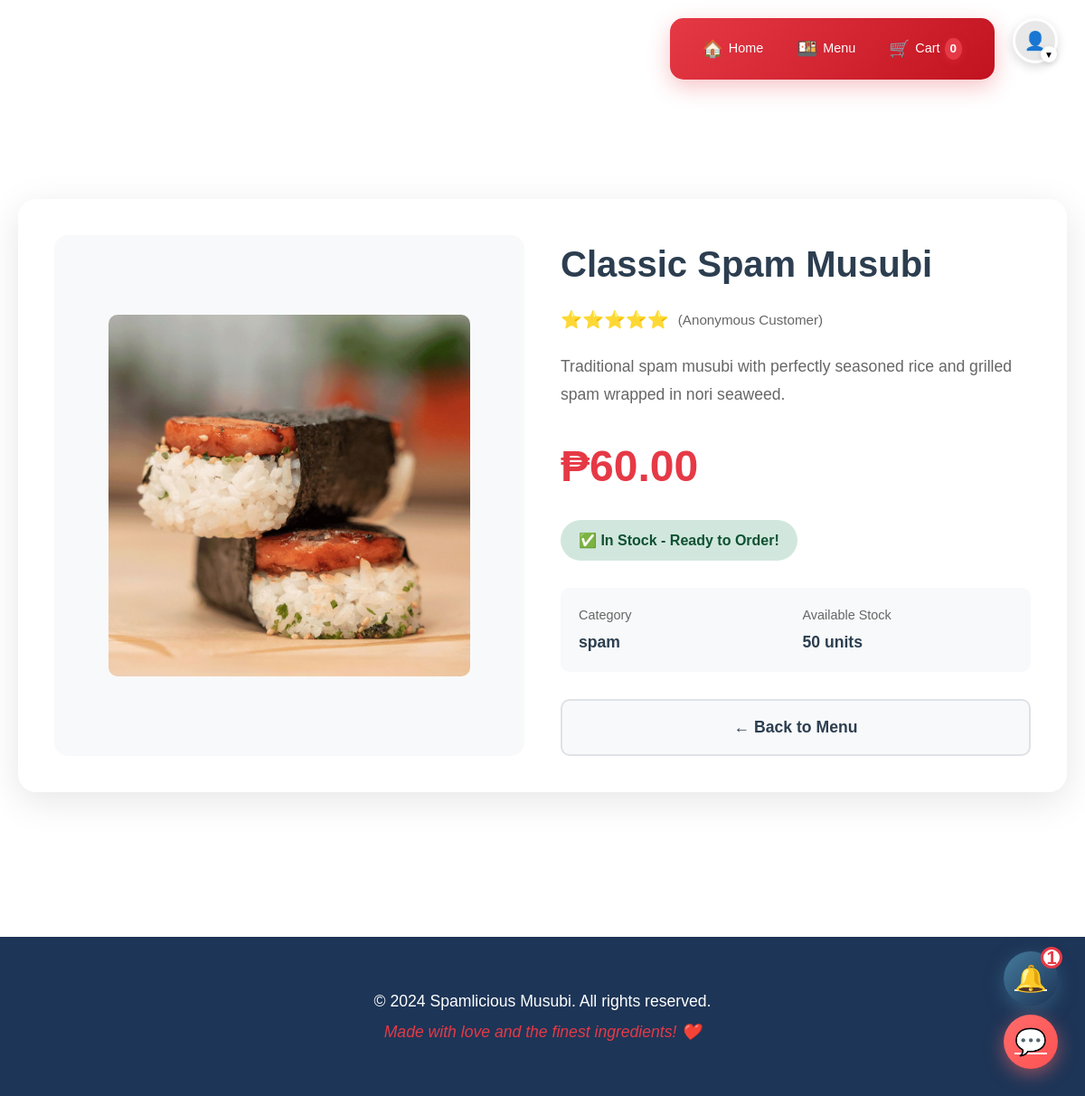
/product/1/ (signed in), run on the app's committed database.
### musubiapp/models.py (models this page shows, shortened)
class Product(models.Model):
    CATEGORY_CHOICES = [
        ('spam', 'Spam Musubi'),
        ('chicken', 'Chicken Musubi'),
        ('vegetarian', 'Vegetarian'),
        ('special', 'Special'),
    ]
    name = models.CharField(max_length=200)
    description = models.TextField()
    price = models.DecimalField(max_digits=10, decimal_places=2)
    bundle_price = models.DecimalField(max_digits=10, decimal_places=2, blank=True, null=True)
    stock = models.IntegerField(default=0)
    category = models.CharField(max_length=20, choices=CATEGORY_CHOICES, default='spam')
    image = models.ImageField(upload_to='products/', blank=True, null=True)
    is_active = models.BooleanField(default=True)
    created_at = models.DateTimeField(auto_now_add=True)

### musubiapp/views.py (the view)
# urls.py: path('product/<int:product_id>/', views.product_detail, name='product_detail'),
@login_required
def product_detail(request, product_id):
    try:
        product = Product.objects.get(id=product_id, is_active=True)
        reviews = Review.objects.filter(product=product, is_approved=True).select_related('customer__user').order_by('-created_at')
        avg_rating = reviews.aggregate(Avg('rating'))['rating__avg']
        review_count = reviews.count()
        customer = request.user.customer
        has_purchased = OrderItem.objects.filter(
            order__customer=customer,
            product=product,
            order__status='completed'
        ).exists()
        user_review = Review.objects.filter(product=product, customer=customer).first()
        return render(request, 'musubiapp/product_detail.html', {
            'product': product,
            'reviews': reviews,
            'avg_rating': avg_rating,
            'review_count': review_count,
            'has_purchased': has_purchased,
            'user_review': user_review
        })
    except Product.DoesNotExist:
        messages.error(request, 'Product not found.')
        return redirect('product_list')

### musubiapp/templates/musubiapp/product_detail.html (shortened to what this page needs)
{% extends 'musubiapp/base.html' %}
{% block content %}
<div class="product-detail-container">
    <div class="product-detail-card">
        <div class="product-image-section">
            {% if product.image %}
                <img src="{{ product.image.url }}" alt="{{ product.name }}" class="product-image">
            {% else %}
                <div class="no-image-placeholder">
                    <div class="icon">📷</div>
                    <p>No Image Available</p>
                </div>
            {% endif %}
        </div>
        <div class="product-info-section">
            <div>
                <h1 class="product-title">{{ product.name }}</h1>
                <div class="product-rating">
                    <div class="stars">⭐⭐⭐⭐⭐</div>
                    <span class="rating-text">(Anonymous Customer)</span>
                </div>
                <p class="product-description">{{ product.description }}</p>
                <div class="product-price">₱{{ product.price|floatformat:2 }}</div>
                {% if product.stock > 0 %}
                    <div class="stock-status in-stock">
                        ✅ In Stock - Ready to Order!
                    </div>
                {% else %}
                    <div class="stock-status out-of-stock">
                        ❌ Out of Stock
                    </div>
                {% endif %}
                <div class="product-meta">
                    <div class="meta-item">
                        <span class="meta-label">Category</span>
                        <span class="meta-value">{{ product.category|default:"Musubi" }}</span>
                    </div>
                    <div class="meta-item">
                        <span class="meta-label">Available Stock</span>
                        <span class="meta-value">{{ product.stock }} units</span>
                    </div>
                </div>
            </div>
            <div class="product-actions">
                <a href="{% url 'product_list' %}" class="btn-detail btn-back" style="width: 100%;">
                    ← Back to Menu
                </a>
            </div>
        </div>
    </div>
</div>
{% endblock %}

### musubiapp/static/css/mobile-responsive.css (style rules this page uses)
* { margin: 0; padding: 0; box-sizing: border-box; }
body { font-family: 'Poppins', 'Arial', sans-serif; line-height: 1.6; color: #333; background-color: #fff; overflow-x: hidden; -webkit-text-size-adjust: 100%; -ms-text-size-adjust: 100%; }
h1 { font-size: 1.8rem; }
p, li, span { font-size: 0.9rem; line-height: 1.5; }
@media (min-width: 768px) { h1 { font-size: 2.5rem; } }
@media (min-width: 1024px) { h1 { font-size: 3rem; } }

### musubiapp/templates/musubiapp/base.html (style rules this page uses)
* { margin: 0; padding: 0; box-sizing: border-box; }
body { font-family: 'Arial', sans-serif; line-height: 1.6; color: #333; background-color: #fff; min-height: 100vh; }

### musubiapp/templates/musubiapp/product_detail.html (style rules this page uses)
.product-detail-container { max-width: 1200px; margin: 40px auto; padding: 0 20px; }
.product-detail-card { background: white; border-radius: 20px; box-shadow: 0 10px 40px rgba(0,0,0,0.1); overflow: hidden; display: grid; grid-template-columns: 1fr 1fr; gap: 40px; padding: 40px; }
.product-image-section { display: flex; align-items: center; justify-content: center; background: #f8f9fa; border-radius: 15px; padding: 40px; min-height: 400px; }
.product-image { max-width: 100%; max-height: 400px; object-fit: contain; border-radius: 10px; }
.product-info-section { display: flex; flex-direction: column; justify-content: space-between; }
.product-title { font-size: 2.5em; font-weight: 700; color: #2c3e50; margin-bottom: 15px; }
.product-description { font-size: 1.1em; color: #666; line-height: 1.8; margin-bottom: 25px; }
.product-rating { display: flex; align-items: center; gap: 10px; margin-bottom: 20px; }
.stars { color: #FFB703; font-size: 1.2em; }
.rating-text { color: #666; font-size: 0.95em; }
.product-price { font-size: 3em; font-weight: 700; color: #E63946; margin-bottom: 20px; }
.stock-status { display: inline-flex; align-items: center; gap: 8px; padding: 10px 20px; border-radius: 25px; font-weight: 600; margin-bottom: 30px; }
.stock-status.in-stock { background: #d1e7dd; color: #0f5132; }
.product-actions { display: flex; gap: 15px; margin-top: auto; }
.btn-detail { flex: 1; padding: 15px 30px; border: none; border-radius: 10px; font-size: 1.1em; font-weight: 600; cursor: pointer; transition: all 0.3s; text-decoration: none; display: inline-flex; align-items: center; justify-content: center; gap: 10px; }
.btn-back { background: #f8f9fa; color: #2c3e50; border: 2px solid #dee2e6; }
.product-meta { display: grid; grid-template-columns: 1fr 1fr; gap: 15px; margin-bottom: 30px; padding: 20px; background: #f8f9fa; border-radius: 10px; }
.meta-item { display: flex; flex-direction: column; }
.meta-label { font-size: 0.9em; color: #666; margin-bottom: 5px; }
.meta-value { font-size: 1.1em; font-weight: 600; color: #2c3e50; }

### data on the page
Product: image (picture), name "Classic Spam Musubi", description "Traditional spam musubi with perfectly seasoned rice and grilled spam wrapped in nori seaweed.", price "60.00", category "spam", stock "50"
